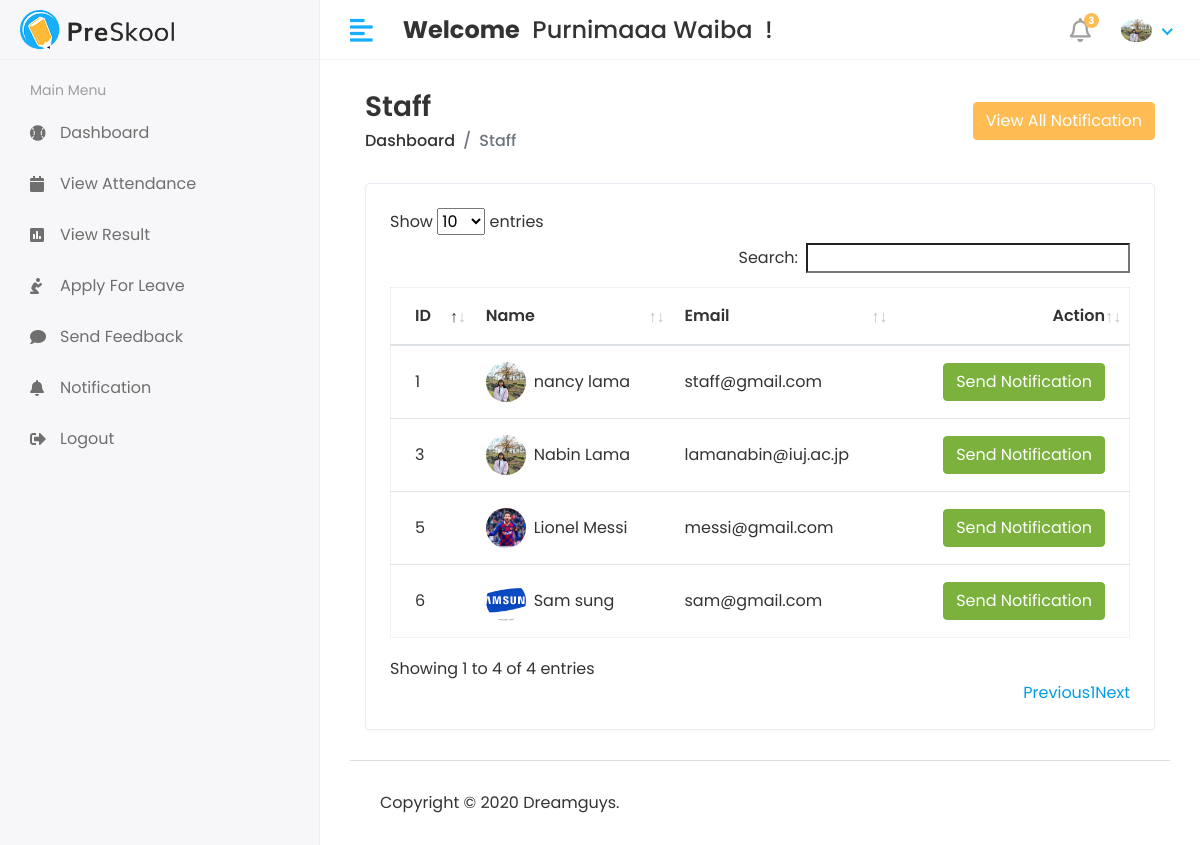
The page /Hod/Staff/Send_Notification (signed in) on the database its author committed.
### app/models.py (models this page shows, shortened)
class CustomUser(AbstractUser):
    USER = (
        (1, 'HOD'),
        (2, 'STAFF'),
        (3, 'STUDENT'),
    )
    user_type = models.CharField(choices=USER, max_length=50, default=1)
    profile_pic = models.ImageField(upload_to='media/profile_pic')

class Staff(models.Model):
    admin = models.OneToOneField(CustomUser, on_delete=models.CASCADE)
    address = models.TextField()
    gender = models.CharField(max_length=100)
    created_at = models.DateTimeField(auto_now_add=True)
    updated_at = models.DateTimeField(auto_now=True)

### student_management_system/Hod_Views.py (the view)
@login_required(login_url='/')
def STAFF_SEND_NOTIFICATION(request):
    staff = Staff.objects.all()
    see_notification = Staff_Notification.objects.all().order_by('-id')[0:5]
    context = {
        'staff': staff,
        'see_notification': see_notification,
    }
    return render(request, 'Hod/staff_notification.html', context)

### templates/Hod/staff_notification.html (shortened to what this page needs)
{% extends 'base.html'%}
{% block content %}
<div class="content container-fluid">
    <div class="page-header">
       <div class="row align-items-center">
          <div class="col">
             <h3 class="page-title">Staff</h3>
             <ul class="breadcrumb">
                <li class="breadcrumb-item"><a href="index.html">Dashboard</a></li>
                <li class="breadcrumb-item active">Staff </li>
             </ul>
          </div>
          <div class="col-auto text-right float-right ml-auto">
            <button type="button" class="btn btn-primary" data-toggle="modal" data-target="#exampleModalCenter">
                View All Notification
          </div>
       </div>
     </div>
     <div class="row">
       <div class="col-sm-12">
          <div class="card card-table">
             <div class="card-body">
                <div class="table-responsive">
                   <table id="table_id" class="table table-hover table-center mb-0">
                      <thead>
                         <tr>
                            <th>ID</th>
                            <th>Name</th>
                            <th>Email</th>
                            <th class="text-right">Action</th>
                         </tr>
                      </thead>
                      <tbody>
                        {% for i in staff %}
                         <tr>
                            <td>{{i.id}}</td>
                            <td>
                               <h2 class="table-avatar">
                                  <a href="student-details.html" class="avatar avatar-sm mr-2"><img class="avatar-img rounded-circle" src="/{{i.admin.profile_pic}}" alt="User Image"></a>
                                  <a href="student-details.html">{{i.admin.first_name}} {{i.admin.last_name}}</a>
                               </h2>
                            </td>
                            <td>{{i.admin.email}}</td>
                            <td class="text-right">
                                <button type="button" class="btn btn-success" data-toggle="modal" data-target="#send_notification_modal-{{forloop.counter}}">
                                    Send Notification
                                  </button>
                            </td>
                         </tr>
                         {% endfor %}
                      </tbody>
                   </table>
                </div>
             </div>
          </div>
       </div>
    </div>
 </div>
{% endblock %}

### templates/includes/header.html (shortened to what this page needs)
{% load static %}
<div class="header">
    <div class="header-left">
       <a href="index.html" class="logo">
       <img src="{% static 'assets/img/logo.png' %}" alt="Logo">
       </a>
    </div>
    <a href="javascript:void(0);" id="toggle_btn">
    <i class="fas fa-align-left"></i>
    </a>
    <div class="top-nav-search mt-3">
     <h4><strong> Welcome</strong>&nbsp; <span> {{user.first_name}} {{user.last_name}}</span> &nbsp;! </h4>
    </div>
    <ul class="nav user-menu">
       <li class="nav-item dropdown noti-dropdown">
          <a href="#" class="dropdown-toggle nav-link" data-toggle="dropdown">
          <i class="far fa-bell"></i> <span class="badge badge-pill">3</span>
          </a>
       </li>
       <li class="nav-item dropdown has-arrow">
          <a href="#" class="dropdown-toggle nav-link" data-toggle="dropdown">
          <span class="user-img"><img class="rounded-circle" src="/{{user.profile_pic}}" width="31" alt="Ryan Taylor"></span>
          </a>
       </li>
    </ul>
 </div>

### static/assets/css/style.css (style rules this page uses)
html { height: 100%; }
body { background-color: #fff; color: #333; font-family: 'Poppins', sans-serif; font-size: 1rem; height: 100%; line-height: 1.5; overflow-x: hidden; }
h1, h2, h3, h4, h5, h6 { font-family: 'Poppins', sans-serif; margin-top: 0; }
a { color: #009ce7; }
input, button, a { transition: all 0.4s ease; -moz-transition: all 0.4s ease; -o-transition: all 0.4s ease; -ms-transition: all 0.4s ease; -webkit-transition: all 0.4s ease; }
input, input:focus, button, button:focus { outline: none; }
ul, ol { padding: 0px; list-style: none; }
.table { color: #333; max-width: 100%; margin-bottom: 0; width: 100%; }
.table.dataTable { border-collapse: collapse !important; border: 1px solid rgba(0, 0, 0, 0.05); }
table.table td h2 { display: inline-block; font-size: inherit; font-weight: 400; margin: 0; padding: 0; vertical-align: middle; }
table.table td h2.table-avatar { align-items: center; display: inline-flex; font-size: inherit; font-weight: 400; margin: 0; padding: 0; vertical-align: middle; white-space: nowrap; }
table.table td h2 a { color: #333; }
.table thead tr th { font-weight: 600; }
.table tbody tr { border-bottom: 1px solid rgba(0, 0, 0, 0.05); }
.table.table-center td, .table.table-center th { vertical-align: middle; }
.card-table .card-body .table > thead > tr > th { border-top: 0; }
.card-table .card-body .table tr td:first-child, .card-table .card-body .table tr th:first-child { padding-left: 1.5rem; }
.card-table .card-body .table tr td:last-child, .card-table .card-body .table tr th:last-child { padding-right: 1.5rem; }
.card-table .table td, .card-table .table th { border-top: 1px solid #e2e5e8; padding: 1rem 0.75rem; white-space: nowrap; }
.btn-primary { background-color: #FFBC53; border: 1px solid #FFBC53; }
.btn-success { background-color: #7bb13c; border: 1px solid #7bb13c }
.card { border: 1px solid #ececf5; box-shadow: 0 1px 3px 0 rgba(0, 0, 0, 0.03); margin-bottom: 1.875rem; }
.card-body { padding: 1.5rem; }
.avatar { position: relative; display: inline-block; width: 3rem; height: 3rem }
.avatar > img { width: 100%; height: 100%; -o-object-fit: cover; object-fit: cover; }
.avatar-sm { width: 2.5rem; height: 2.5rem; }
.header { background-color: #fff; border-bottom: 1px solid #f3f3f4; left: 0; position: fixed; right: 0; top: 0; z-index: 1001; height: 60px; }
.header .header-left { float: left; height: 60px; padding: 0 20px; position: relative; width: 320px; z-index: 1; transition: all 0.2s ease-in-out; background-color: #f7f7fa; border-bottom: 1px solid #efefef; border-right: 1px solid #ececf5; display: flex; align-items: center; }
.header .header-left .logo { display: inline-block; line-height: 60px; }
.header .header-left .logo img { max-height: 40px; width: auto; }
.header .dropdown-toggle:after { display: none; }
.header .has-arrow .dropdown-toggle:after { border-top: 0; border-left: 0; border-bottom: 2px solid #18aefa; border-right: 2px solid #18aefa; content: ''; height: 8px; display: inline-block; pointer-events: none; -webkit-transform-origin: 66% 66%; -ms-transform-origin: 66% 66%; transform-origin: 66% 66%; -webkit-transform: rotate(45deg); -ms-transform: rotate(45deg); transform: rotate(45deg); -webkit-transition: all 0.15s ease-in-out; transition: all 0.15s ease-in-out; width: 8px; vertical-align: 0px; }
.user-menu { float: right; margin: 0; position: relative; z-index: 99; padding-right: 15px; }
.user-menu.nav > li > a { color: #a0a0a0; font-size: 14px; line-height: 58px; padding: 0 15px; height: 60px; }
.user-img { margin-right: 3px; position: relative; }
.top-nav-search { float: left; margin-left: 15px; }
.page-header { margin-bottom: 1.875rem; }
.page-header .breadcrumb { background-color: transparent; color: #6c757d; font-size: 1rem; font-weight: 500; margin-bottom: 0; padding: 0; }
.page-header .breadcrumb a { color: #333; }
.page-title { font-size: 28px; font-weight: 600; color: #333; margin-bottom: 5px; }
.user-menu.nav > li > a .badge { background-color: #FFBC53; display: block; font-size: 10px; font-weight: bold; height: 15px; width: 15px; position: absolute; right: 7px; top: 13px; color: #fff; padding: 3px; }
.user-menu.nav > li > a > i { font-size: 1.5rem; line-height: 60px; }
@media (min-width: 992px) { #toggle_btn { align-items: center; color: #18aefa; display: inline-flex; float: left; font-size: 26px; height: 60px; justify-content: center; margin-left: 15px; padding: 0 15px; } }

### rows shown on the page
CustomUser: first_name "Purnimaaa", last_name "Waiba", profile_pic (picture)
Staff: id "1", admin.profile_pic (picture), admin.first_name "nancy", admin.last_name "lama", admin.email "staff@gmail.com"
Staff: id "3", admin.profile_pic (picture), admin.first_name "Nabin", admin.last_name "Lama", admin.email "lamanabin@iuj.ac.jp"
Staff: id "5", admin.profile_pic (picture), admin.first_name "Lionel", admin.last_name "Messi", admin.email "messi@gmail.com"
Staff: id "6", admin.profile_pic (picture), admin.first_name "Sam", admin.last_name "sung", admin.email "sam@gmail.com"
